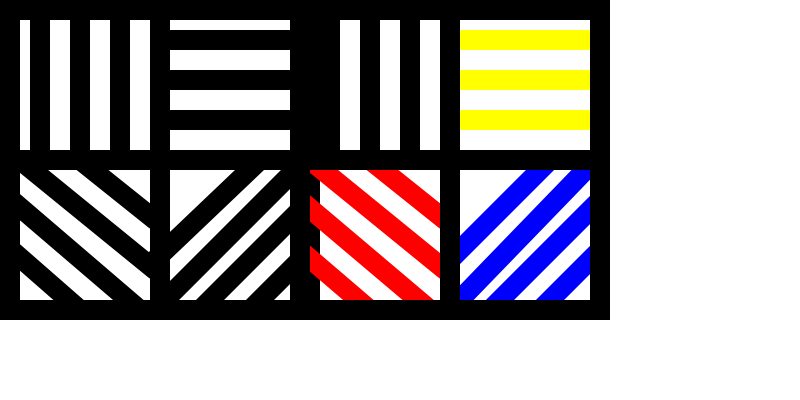
Frame 1 (no input)
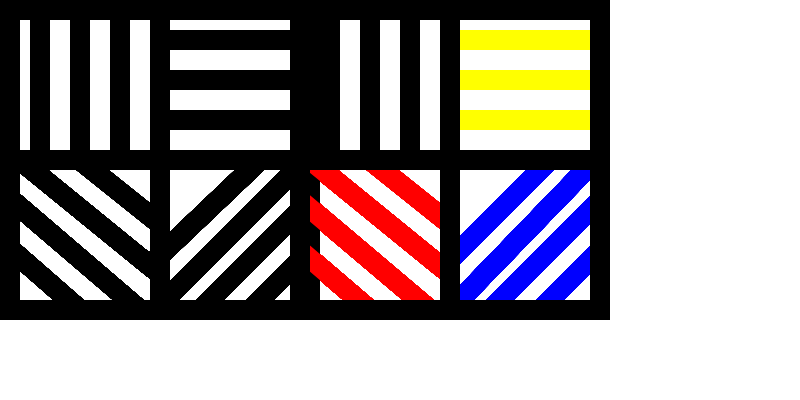
Frame 60 (no input)
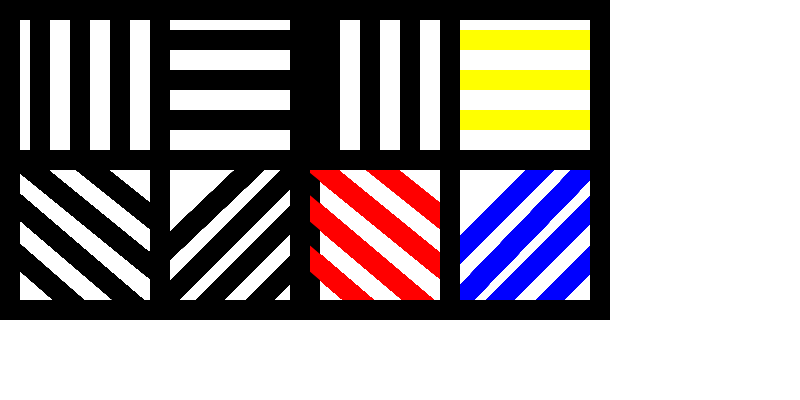
Frame 120 (the mouse pressed at the canvas centre since frame 60)

The p5.js sketch that drew these frames (run headless with seeded random() and noise() and a simulated clock; from frame 60 on, the mouse is pressed at the canvas centre):

// p5.js sketch
// ── sketch.js
function setup() {
  createCanvas(800, 400);
  background(255);
}

function draw() {
  strokeWeight(20);
  rect(10,10,150)
  rect(160,10,150);
  rect(10,160, 150);
  rect(160,160,150);

  for( var i = 0; i < 3; i++ ) {
    line( 40 + 40*i, 10, 40 + 40*i, 160)
    line( 160, 40 + 40*i, 310, 40+40*i);
  }

  line(0, 240, 80, 310);
  line(0, 190, 140, 310);
  line(20, 160, 155, 270);
  line(80, 160, 155, 220);

  line(250, 310, 310, 250);
  line(200, 310, 310, 200);
  line(155, 310, 310, 155 );
  line( 155, 260, 260, 160 );


  // second set
  let offset = 290;
  stroke("red");
  line(10+offset, 250, 80+offset, 310);
  line(10+offset, 200, 140+offset, 310);
  line(20+offset, 160, 155+offset, 270);
  line(80+offset, 160, 155+offset, 220);

  stroke("blue");
  line(250+offset, 310, 310+offset, 250);
  line(200+offset, 310, 310+offset, 200);
  line(160+offset, 310, 310+offset, 155 );
  line(160+offset, 260, 260+offset, 160 );
  stroke("black");

  for( var i = 0; i < 3; i++ ) {
    line( 40 + 40*i+offset, 10, 40 + 40*i+offset, 160)
    stroke("yellow");
    line( 160+offset, 40 + 40*i, 310+offset, 40+40*i);
    stroke("black");
  }
  noFill();
  rect(10+offset,10,150)
  rect(160+offset,10,150);
  rect(10+offset,160, 150);
  rect(160+offset,160,150);

  
}
